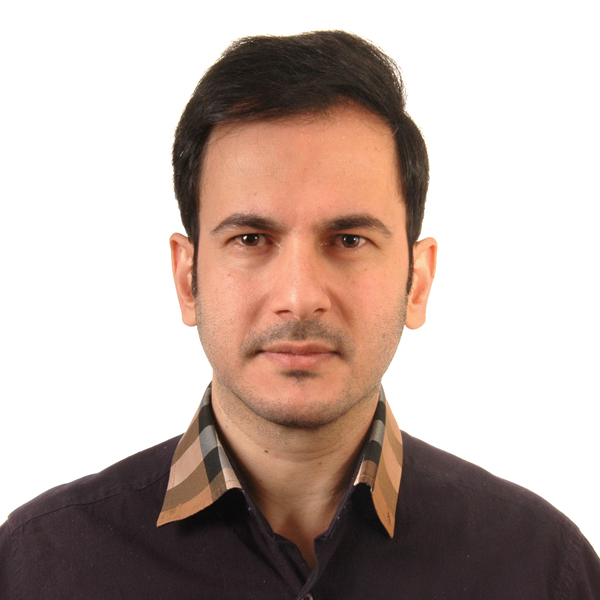
#> input picture Assignment 5/Rotate/a.jpg, 600 x 600 px
$ python rotate.py
#> lines starting #> are read from the running program, lines starting #| are printed output that depends on the picture
import cv2

image = cv2.imread("a.jpg")
#> image is the input picture: shape (600, 600, 3); mean B, G, R 167.7, 174.8, 191.8

rotate = cv2.rotate(image,cv2.ROTATE_180)
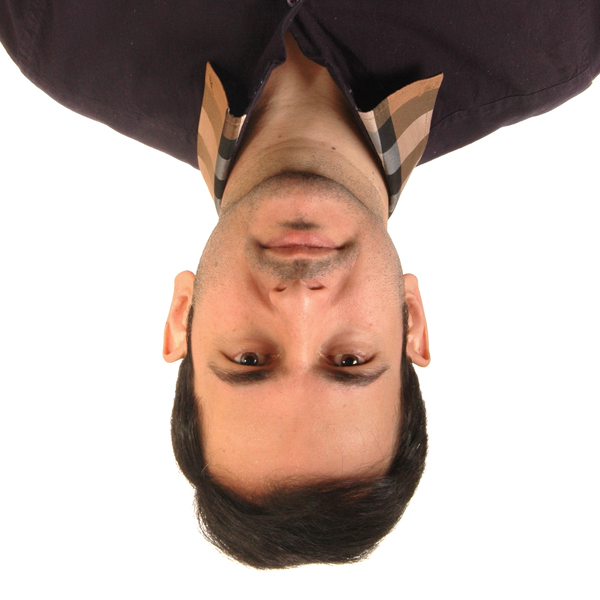
#> rotate: shape (600, 600, 3); mean B, G, R 167.7, 174.8, 191.8

cv2.imshow("result",rotate)
cv2.waitKey()
